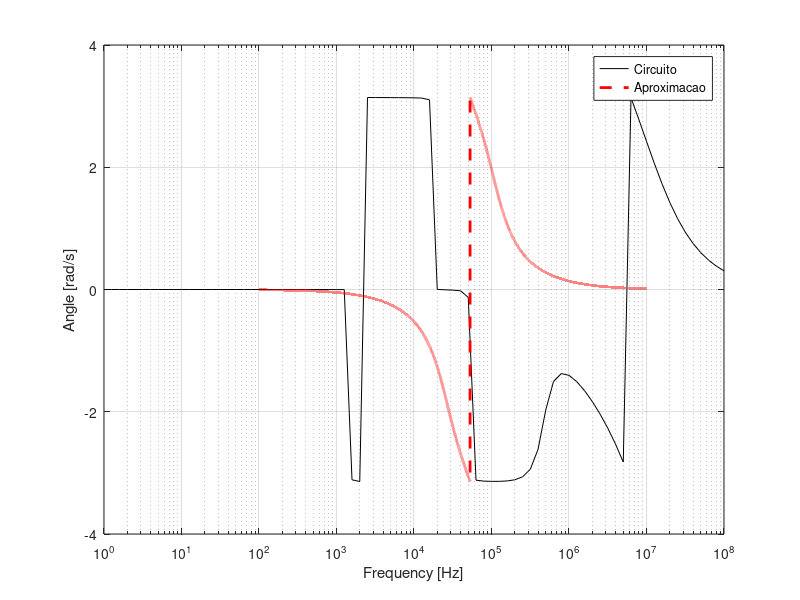
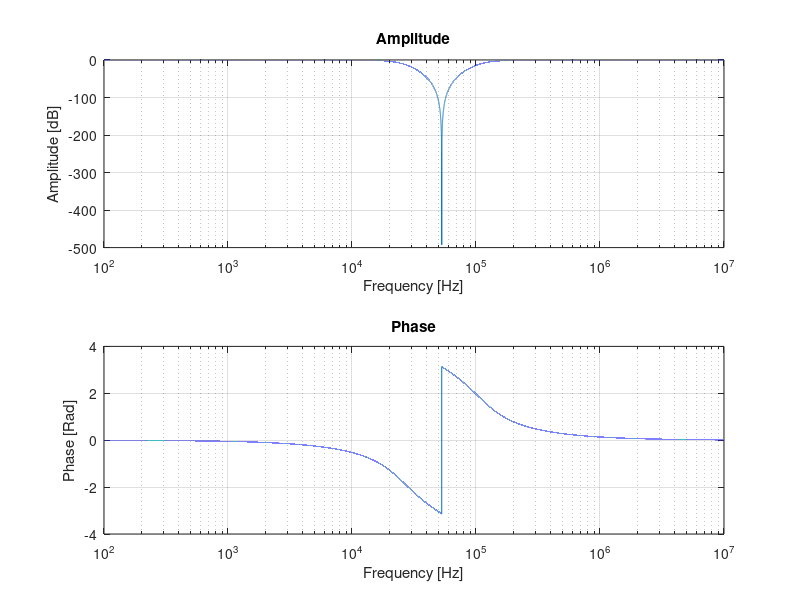
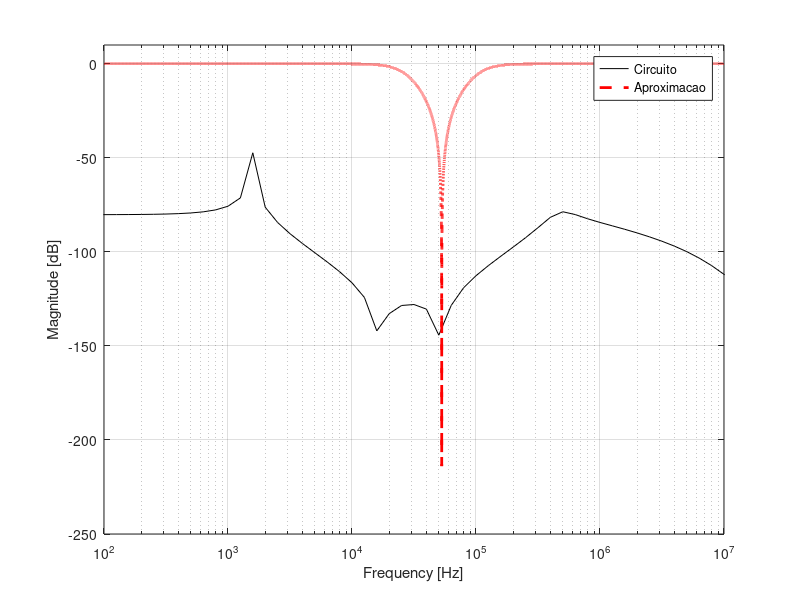

The MATLAB source for these figures, in order:
% Work for Circuit Synthesis
% Professor: Maicon Pereira
% Author: Henrique Poleselo

function rfFilter()

    % Project Parameters / Requirements:
    % Stopband filter from 35kHz to 80kHz
    % Passband from 500Hz to 20MHz
    wp = [35e3 80e3]*2*pi;
    ws = [500 20e6]*2*pi;
    Amax = 0.2; % dB
    Amin = 40;  % dB

    % Obtaining the approximation for the filter using Butterworth aprox.
    [n wn] = buttord(wp, ws, Amax, Amin,'s');
   
    % 's' has to be passed, otherwise it will consider it's a digital
    % filter
    [b,a] = butter(n,wn,'stop','s');
    
    % logspace(10^2, 10^7, 10^5 points), which is the boundary of our
    % filter
    w = logspace(2,7,1e5)*(2*pi);
    
    w1 = w/(2*pi);
    
    % Returns complex freq response vector H, in rad/s
    [h] = freqs(b,a,w);
   
    % Constrution of continuous transfer function 
    y = tf(b,a);

    % Obtaining poles and zeroes from TF, kn is the gain
    [zn,pn,kn] = tf2zp(b,a);
    

    % Extracting the Biquads from the poles and zeroes, i.e, converting the
    % roots to a polynomial form
    B1n=poly([zn(1),zn(2)]);
    B1d=poly([pn(1),pn(2)]);
    B2n=poly([zn(3),zn(4)]);
    B2d=poly([pn(3),pn(4)]);
    B1=tf(B1n,B1d);
    B2=tf(B2n,B2d);
    
    % Display our biquads so we can implement estimate the components's
    % values
    display(B1)
    display(B2)
    
    % Plotting
    subplot(2,1,1);
    y1 = 20*log(abs(h));
    semilogx(w1,y1);
    title('Amplitude');
    xlabel('Frequency [Hz]');
    ylabel('Amplitude [dB]');
    grid;

    subplot(2,1,2);
    y2 = angle(h);
    
    % unwrap to eliminate the discontinuity on the phase graph 
    %unwrap(y2);
    semilogx(w1,y2);
    title('Phase');
    xlabel('Frequency [Hz]');
    ylabel('Phase [Rad]');
    grid;
    
    % Export graphs
    %saveas(gcf,'freq.png');
    
    % Importing data from LTSpice
    data = load('ltspiceexport.txt')
    
    % Magnitude, since we exported it as a Real + Img, not as dB/Phase
    mag_circuit = abs(data(:,2) + i*data(:,3))
    
    % Plotting data to compare ltspice simulated and from matlab's
    figure
    semilogx(data(:,1),20*log10(mag_circuit),'k',w1,20*log10(abs(h)),'r--','linewidth',2)
    xlim([1e2 100e5])
    ylim([-250 10])
    legend('Circuito','Aproximacao')
    xlabel('Frequency [Hz]');
    ylabel('Magnitude [dB]');
    grid on
    
    figure
    
    % Plotting the phase
    % Calculate the phase from the imported data
    phase = angle(data(:,2) + i*data(:,3));
    
    semilogx(data(:,1),phase,'k',w1,y2,'--r','linewidth',2)
    legend('Circuito','Aproximacao')
    xlabel('Frequency [Hz]');
    ylabel('Angle [rad/s]');
    grid on
    
    saveas(gcf,'phase.png');
end